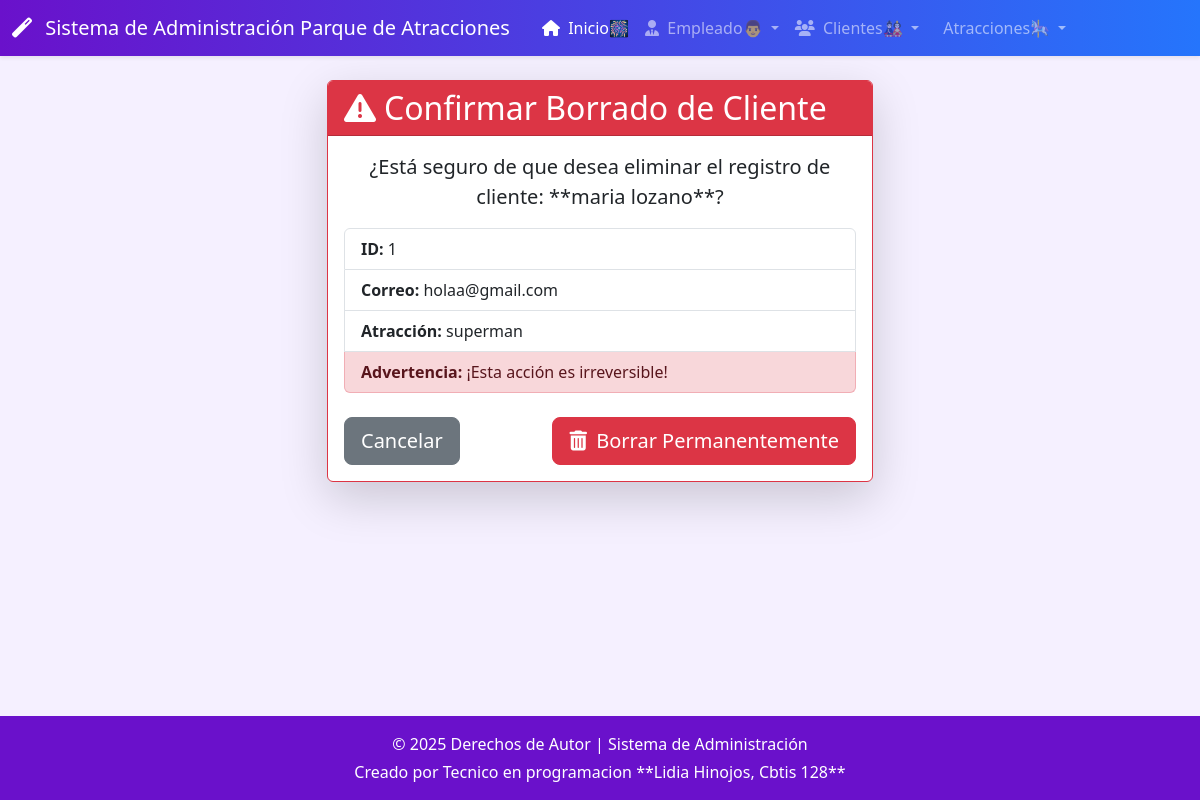
/cliente/borrar/1/, run on the app's committed database.
### app_parque/models.py (models this page shows, shortened)
class Cliente(models.Model):
    id_cli = models.AutoField(primary_key=True, unique=True) # [cite: 41]
    nombre = models.CharField(max_length=50) # [cite: 42]
    apellido = models.CharField(max_length=50) # [cite: 43]
    telefono = models.CharField(max_length=15) #
    correo = models.CharField(max_length=50) #
    fecha_reg = models.DateField(auto_now_add=True) # [cite: 44]
    id_atr = models.ForeignKey(Atraccion, on_delete=models.CASCADE) # [cite: 45]

class Atraccion(models.Model):
    id_atr = models.AutoField(primary_key=True, unique=True) # [cite: 53]
    nombre = models.CharField(max_length=50) # [cite: 54]
    tipo = models.CharField(max_length=50) # [cite: 55]
    capacidad = models.IntegerField() # [cite: 56]
    estado = models.CharField(max_length=100) # [cite: 57]
    altura_min = models.DecimalField(max_digits=3, decimal_places=2) # [cite: 58]
    id_emp = models.ForeignKey('Empleado', on_delete=models.SET_NULL, null=True, blank=True) # [cite: 59]

### app_parque/views.py (the view)
# urls.py: path('cliente/borrar/<int:pk>/', views.borrar_cliente, name='borrar_cliente'),
def borrar_cliente(request, pk):
    cliente = get_object_or_404(Cliente, pk=pk)
    if request.method == 'POST':
        cliente.delete()
        return redirect('ver_cliente')
    return render(request, 'cliente/borrar_cliente.html', {'cliente': cliente})

### app_parque/templates/cliente/borrar_cliente.html (shortened to what this page needs)
{% extends "base.html" %}
{% block content %}
<div class="row justify-content-center">
    <div class="col-md-6">
        <div class="card shadow-lg border-danger">
            <div class="card-header bg-danger text-white">
                <h2 class="mb-0"><i class="fas fa-exclamation-triangle me-2"></i>Confirmar Borrado de Cliente</h2>
            </div>
            <div class="card-body">
                <p class="lead text-center">¿Está seguro de que desea eliminar el registro de cliente: **{{ cliente.nombre }} {{ cliente.apellido }}**?</p>
                <ul class="list-group mb-4">
                    <li class="list-group-item"><strong>ID:</strong> {{ cliente.id_cli }}</li>
                    <li class="list-group-item"><strong>Correo:</strong> {{ cliente.correo }}</li>
                    <li class="list-group-item"><strong>Atracción:</strong> {{ cliente.id_atr.nombre }}</li>
                    <li class="list-group-item list-group-item-danger"><strong>Advertencia:</strong> ¡Esta acción es irreversible!</li>
                </ul>
                <form method="POST" action="{% url 'borrar_cliente' cliente.id_cli %}" class="d-flex justify-content-between">
                    <a href="{% url 'ver_cliente' %}" class="btn btn-secondary btn-lg">Cancelar</a>
                    <button type="submit" class="btn btn-danger btn-lg"><i class="fas fa-trash-alt me-1"></i> Borrar Permanentemente</button>
                </form>
            </div>
        </div>
    </div>
</div>
{% endblock %}

### app_parque/templates/base.html (style rules this page uses)
:root { --primary-color: #6a11cb; --secondary-color: #2575fc; --light-bg: #f5f0ff; --nav-bg: linear-gradient(to right, var(--primary-color), var(--secondary-color)); }
body { background-color: var(--light-bg); }

### data on the page
Cliente: nombre "maria", apellido "lozano", id_cli "1", correo "holaa@gmail.com", id_atr.nombre "superman"
